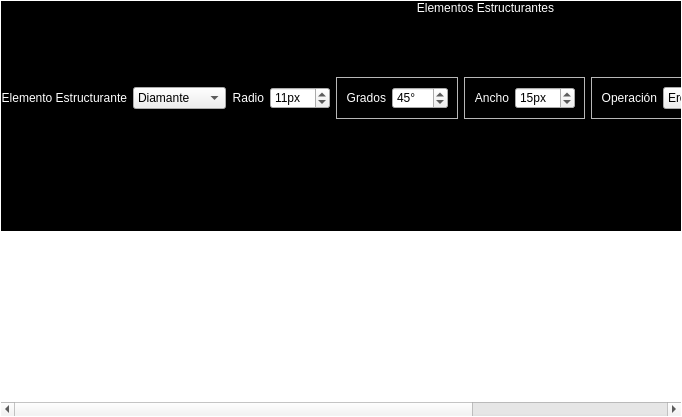
<?xml version="1.0" encoding="UTF-8"?>
<ui version="4.0">
 <class>sim_U4_T4</class>
 <widget class="QWidget" name="sim_U4_T4">
  <property name="geometry">
   <rect>
    <x>0</x>
    <y>0</y>
    <width>682</width>
    <height>417</height>
   </rect>
  </property>
  <property name="windowTitle">
   <string>Sim_U4_T4</string>
  </property>
  <property name="styleSheet">
   <string notr="true">QWidget#sim_U4_T4,
QScrollArea#scrollArea{
background-color:rgba(0,0,0,0);
}</string>
  </property>
  <layout class="QVBoxLayout" name="verticalLayout">
   <property name="leftMargin">
    <number>0</number>
   </property>
   <property name="topMargin">
    <number>0</number>
   </property>
   <property name="rightMargin">
    <number>0</number>
   </property>
   <property name="bottomMargin">
    <number>0</number>
   </property>
   <item>
    <widget class="QScrollArea" name="scrollArea">
     <property name="widgetResizable">
      <bool>true</bool>
     </property>
     <widget class="QWidget" name="scrollAreaWidgetContents">
      <property name="geometry">
       <rect>
        <x>0</x>
        <y>0</y>
        <width>1006</width>
        <height>238</height>
       </rect>
      </property>
      <property name="sizePolicy">
       <sizepolicy hsizetype="Preferred" vsizetype="Fixed">
        <horstretch>0</horstretch>
        <verstretch>0</verstretch>
       </sizepolicy>
      </property>
      <property name="styleSheet">
       <string notr="true">QWidget#scrollAreaWidgetContents{
background-color:rgb(0,0,0);
}
QLabel{
color:white;
}
QTableWidget::item {
background-color: black;
color: white;
border: 1px solid rgb(80, 80, 80); 
}
QTableWidget::item:selected {
background-color: rgb(0,51,112);
}
QTableWidget QWidget,
QTableWidget QFrame{
background-color: rgb(173,51,51);
}
QPushButton{
font:16pt &quot;Britannic Bold&quot;;
color:white;
background-color:rgba(0,51,102,200);
}
QPushButton:hover{
background-color:rgba(0,51,150,200);
}</string>
      </property>
      <layout class="QVBoxLayout" name="verticalLayout_2">
       <property name="leftMargin">
        <number>0</number>
       </property>
       <property name="topMargin">
        <number>0</number>
       </property>
       <property name="rightMargin">
        <number>0</number>
       </property>
       <property name="bottomMargin">
        <number>0</number>
       </property>
       <item>
        <widget class="QLabel" name="label">
         <property name="text">
          <string>Elementos Estructurantes</string>
         </property>
         <property name="alignment">
          <set>Qt::AlignCenter</set>
         </property>
        </widget>
       </item>
       <item>
        <layout class="QHBoxLayout" name="horizontalLayout">
         <item>
          <widget class="CustomPlotWidget" name="cp_1" native="true">
           <property name="minimumSize">
            <size>
             <width>50</width>
             <height>50</height>
            </size>
           </property>
          </widget>
         </item>
         <item>
          <widget class="CustomPlotWidget" name="cp_2" native="true">
           <property name="minimumSize">
            <size>
             <width>50</width>
             <height>50</height>
            </size>
           </property>
          </widget>
         </item>
         <item>
          <widget class="CustomPlotWidget" name="cp_3" native="true">
           <property name="minimumSize">
            <size>
             <width>50</width>
             <height>50</height>
            </size>
           </property>
          </widget>
         </item>
        </layout>
       </item>
       <item>
        <layout class="QHBoxLayout" name="horizontalLayout_5">
         <item>
          <spacer name="horizontalSpacer">
           <property name="orientation">
            <enum>Qt::Horizontal</enum>
           </property>
           <property name="sizeHint" stdset="0">
            <size>
             <width>40</width>
             <height>20</height>
            </size>
           </property>
          </spacer>
         </item>
         <item>
          <widget class="QLabel" name="label_2">
           <property name="text">
            <string>Elemento Estructurante</string>
           </property>
           <property name="alignment">
            <set>Qt::AlignRight|Qt::AlignTrailing|Qt::AlignVCenter</set>
           </property>
          </widget>
         </item>
         <item>
          <widget class="QComboBox" name="cb_estruc">
           <item>
            <property name="text">
             <string>Diamante</string>
            </property>
           </item>
           <item>
            <property name="text">
             <string>Disco</string>
            </property>
           </item>
           <item>
            <property name="text">
             <string>Línea</string>
            </property>
           </item>
           <item>
            <property name="text">
             <string>Cuadrado</string>
            </property>
           </item>
           <item>
            <property name="text">
             <string>Rectangulo</string>
            </property>
           </item>
          </widget>
         </item>
         <item>
          <widget class="QLabel" name="lb_r">
           <property name="text">
            <string>Radio</string>
           </property>
           <property name="alignment">
            <set>Qt::AlignRight|Qt::AlignTrailing|Qt::AlignVCenter</set>
           </property>
          </widget>
         </item>
         <item>
          <widget class="QSpinBox" name="sb_r">
           <property name="suffix">
            <string>px</string>
           </property>
           <property name="minimum">
            <number>2</number>
           </property>
           <property name="maximum">
            <number>999</number>
           </property>
           <property name="value">
            <number>11</number>
           </property>
          </widget>
         </item>
         <item>
          <widget class="QFrame" name="fr_grados">
           <property name="frameShape">
            <enum>QFrame::StyledPanel</enum>
           </property>
           <property name="frameShadow">
            <enum>QFrame::Raised</enum>
           </property>
           <layout class="QHBoxLayout" name="horizontalLayout_3">
            <item>
             <widget class="QLabel" name="label_4">
              <property name="text">
               <string>Grados</string>
              </property>
              <property name="alignment">
               <set>Qt::AlignRight|Qt::AlignTrailing|Qt::AlignVCenter</set>
              </property>
             </widget>
            </item>
            <item>
             <widget class="QSpinBox" name="sb_deg">
              <property name="suffix">
               <string>°</string>
              </property>
              <property name="minimum">
               <number>-360</number>
              </property>
              <property name="maximum">
               <number>360</number>
              </property>
              <property name="singleStep">
               <number>10</number>
              </property>
              <property name="value">
               <number>45</number>
              </property>
             </widget>
            </item>
           </layout>
          </widget>
         </item>
         <item>
          <widget class="QFrame" name="fr_ancho">
           <property name="frameShape">
            <enum>QFrame::StyledPanel</enum>
           </property>
           <property name="frameShadow">
            <enum>QFrame::Raised</enum>
           </property>
           <layout class="QHBoxLayout" name="horizontalLayout_4">
            <item>
             <widget class="QLabel" name="label_5">
              <property name="text">
               <string>Ancho</string>
              </property>
              <property name="alignment">
               <set>Qt::AlignRight|Qt::AlignTrailing|Qt::AlignVCenter</set>
              </property>
             </widget>
            </item>
            <item>
             <widget class="QSpinBox" name="sb_ancho">
              <property name="suffix">
               <string>px</string>
              </property>
              <property name="minimum">
               <number>2</number>
              </property>
              <property name="maximum">
               <number>999</number>
              </property>
              <property name="value">
               <number>15</number>
              </property>
             </widget>
            </item>
           </layout>
          </widget>
         </item>
         <item>
          <widget class="QFrame" name="frame_3">
           <property name="frameShape">
            <enum>QFrame::StyledPanel</enum>
           </property>
           <property name="frameShadow">
            <enum>QFrame::Raised</enum>
           </property>
           <layout class="QHBoxLayout" name="horizontalLayout_6">
            <item>
             <widget class="QLabel" name="label_6">
              <property name="text">
               <string>Operación</string>
              </property>
              <property name="alignment">
               <set>Qt::AlignRight|Qt::AlignTrailing|Qt::AlignVCenter</set>
              </property>
             </widget>
            </item>
            <item>
             <widget class="QComboBox" name="cb_oper">
              <item>
               <property name="text">
                <string>Erosionar</string>
               </property>
              </item>
              <item>
               <property name="text">
                <string>Dilatar</string>
               </property>
              </item>
              <item>
               <property name="text">
                <string>Dilatar + Erosionar (Closing)</string>
               </property>
              </item>
              <item>
               <property name="text">
                <string>Erosionar + Dilatar (Opening)</string>
               </property>
              </item>
             </widget>
            </item>
           </layout>
          </widget>
         </item>
         <item>
          <widget class="QPushButton" name="bt_aplicar">
           <property name="text">
            <string>Aplicar operación</string>
           </property>
          </widget>
         </item>
         <item>
          <spacer name="horizontalSpacer_2">
           <property name="orientation">
            <enum>Qt::Horizontal</enum>
           </property>
           <property name="sizeHint" stdset="0">
            <size>
             <width>40</width>
             <height>20</height>
            </size>
           </property>
          </spacer>
         </item>
        </layout>
       </item>
       <item>
        <widget class="CustomPlotWidget" name="cp_4" native="true">
         <property name="minimumSize">
          <size>
           <width>50</width>
           <height>50</height>
          </size>
         </property>
        </widget>
       </item>
       <item>
        <layout class="QHBoxLayout" name="horizontalLayout_2">
         <item>
          <widget class="CustomPlotWidget" name="cp_5" native="true">
           <property name="minimumSize">
            <size>
             <width>50</width>
             <height>50</height>
            </size>
           </property>
          </widget>
         </item>
         <item>
          <widget class="CustomPlotWidget" name="cp_6" native="true">
           <property name="minimumSize">
            <size>
             <width>50</width>
             <height>50</height>
            </size>
           </property>
          </widget>
         </item>
         <item>
          <widget class="CustomPlotWidget" name="cp_7" native="true">
           <property name="minimumSize">
            <size>
             <width>50</width>
             <height>50</height>
            </size>
           </property>
          </widget>
         </item>
        </layout>
       </item>
      </layout>
     </widget>
    </widget>
   </item>
  </layout>
 </widget>
 <customwidgets>
  <customwidget>
   <class>CustomPlotWidget</class>
   <extends>QWidget</extends>
   <header>clases.PlotWidget</header>
   <container>1</container>
  </customwidget>
 </customwidgets>
 <resources/>
 <connections/>
</ui>
